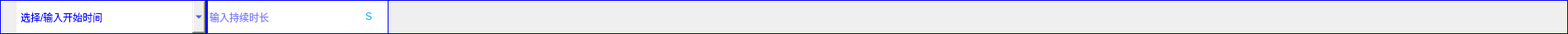
         <widget class="QWidget" name="widget_5" native="true">
          <property name="geometry">
           <rect>
            <x>0</x>
            <y>0</y>
            <width>1901</width>
            <height>41</height>
           </rect>
          </property>
          <property name="sizePolicy">
           <sizepolicy hsizetype="Expanding" vsizetype="Expanding">
            <horstretch>0</horstretch>
            <verstretch>0</verstretch>
           </sizepolicy>
          </property>
          <property name="styleSheet">
           <string notr="true">QWidget{border: 1px solid blue;}
</string>
          </property>
          <widget class="QComboBox" name="comboBoxWidth6">
           <property name="geometry">
            <rect>
             <x>20</x>
             <y>0</y>
             <width>231</width>
             <height>41</height>
            </rect>
           </property>
           <property name="whatsThis">
            <string>&lt;html&gt;&lt;head/&gt;&lt;body&gt;&lt;p align=&quot;center&quot;&gt;&lt;br/&gt;&lt;/p&gt;&lt;/body&gt;&lt;/html&gt;</string>
           </property>
           <property name="styleSheet">
            <string notr="true">QComboBox {
    color: blue;
    border-right: 2px solid blue;
	border-left: none; /* 隐藏左边框 */
}
</string>
           </property>
           <property name="currentText">
            <string notr="true">选择/输入开始时间</string>
           </property>
           <property name="duplicatesEnabled">
            <bool>true</bool>
           </property>
           <item>
            <property name="text">
             <string>选择/输入开始时间</string>
            </property>
           </item>
           <item>
            <property name="text">
             <string>12：00</string>
            </property>
           </item>
           <item>
            <property name="text">
             <string>13：00</string>
            </property>
           </item>
           <item>
            <property name="text">
             <string>14：00</string>
            </property>
           </item>
          </widget>
          <widget class="QLineEdit" name="lineEdit_2">
           <property name="geometry">
            <rect>
             <x>250</x>
             <y>0</y>
             <width>221</width>
             <height>41</height>
            </rect>
           </property>
           <property name="styleSheet">
            <string notr="true">QLineEdit {
    color: blue;
    border-left: 2px solid blue;
}
</string>
           </property>
           <property name="placeholderText">
            <string>输入持续时长</string>
           </property>
          </widget>
          <widget class="QLabel" name="label_28">
           <property name="geometry">
            <rect>
             <x>440</x>
             <y>0</y>
             <width>31</width>
             <height>41</height>
            </rect>
           </property>
           <property name="styleSheet">
            <string notr="true">QLabel {
    color: blue; /* 设置文本颜色为蓝色 */
    border-left: none; /* 隐藏左边框 */
}</string>
           </property>
           <property name="text">
            <string>&lt;html&gt;&lt;head/&gt;&lt;body&gt;&lt;p&gt;&lt;span style=&quot; color:#00aaff;&quot;&gt;S&lt;/span&gt;&lt;/p&gt;&lt;/body&gt;&lt;/html&gt;</string>
           </property>
          </widget>
         </widget>
